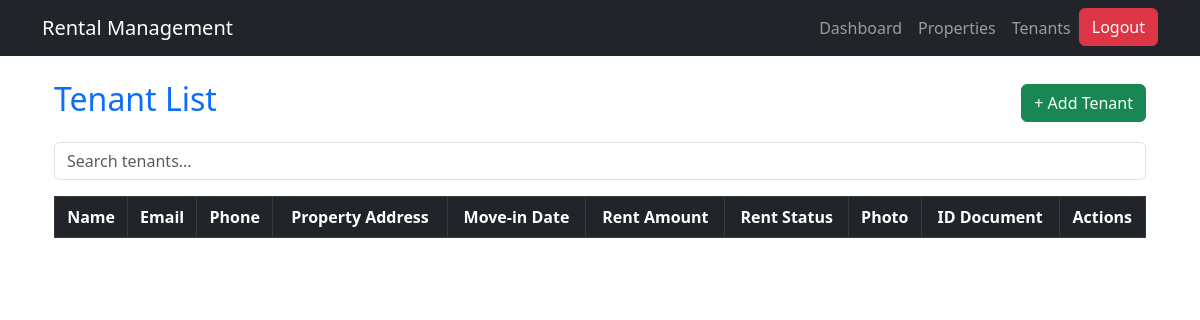
/tenant_list/ (signed in), run on an earlier commit of the app's database.
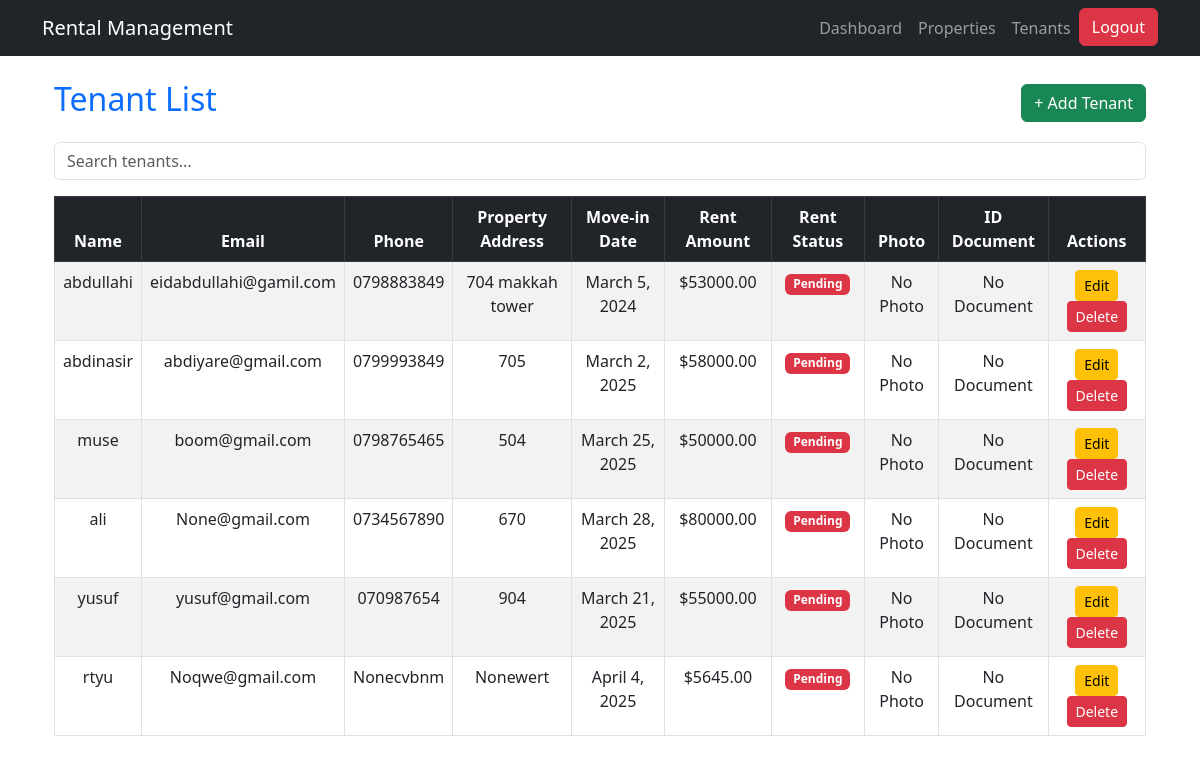
And on a later commit of the database.
### users/models.py (models this page shows, shortened)
class Tenant(models.Model):
    name = models.CharField(max_length=255)
    email = models.EmailField(unique=True)  # Ensuring email is unique
    phone = models.CharField(max_length=20)
    property_address = models.CharField(max_length=255)
    move_in_date = models.DateField()
    rent_amount = models.DecimalField(max_digits=10, decimal_places=2)
    photo = models.ImageField(upload_to='tenant_photos/', blank=True, null=True)  # ✅ Stores tenant photo
    id_document = models.FileField(upload_to='tenant_documents/', blank=True, null=True)  # ✅ Stores ID document

### users/views.py (the view)
# urls.py: path('tenant_list/', views.tenant_list, name='tenant_list'),
@login_required
def tenant_list(request):
    tenants = Tenant.objects.all()  # Fetch all tenants
    return render(request, 'users/tenant_list.html', {'tenants': tenants})

### users/templates/users/tenant_list.html (shortened to what this page needs)
{% extends "users/base.html" %}
{% block content %}
<div class="container-fluid">
    <div class="d-flex justify-content-between align-items-center mb-3">
        <h2 class="text-primary">Tenant List</h2>
        <a href="{% url 'add_tenant' %}" class="btn btn-success">+ Add Tenant</a>
    </div>
    <input type="text" id="tenantSearch" class="form-control mb-3" placeholder="Search tenants..." onkeyup="filterTable()">
    <div class="table-responsive">
        <table class="table table-striped table-bordered text-center">
            <thead class="table-dark">
                <tr>
                    <th>Name</th>
                    <th>Email</th>
                    <th>Phone</th>
                    <th>Property Address</th>
                    <th>Move-in Date</th>
                    <th>Rent Amount</th>
                    <th>Rent Status</th>
                    <th>Photo</th>
                    <th>ID Document</th>
                    <th>Actions</th>
                </tr>
            </thead>
            <tbody>
                {% for tenant in tenants %}
                <tr>
                    <td>{{ tenant.name }}</td>
                    <td>{{ tenant.email }}</td>
                    <td>{{ tenant.phone }}</td>
                    <td>{{ tenant.property_address }}</td>
                    <td>{{ tenant.move_in_date }}</td>
                    <td>${{ tenant.rent_amount }}</td>
                    <td>
                        {% if tenant.rent_amount_paid %}
                            <span class="badge bg-success">Paid</span>
                        {% else %}
                            <span class="badge bg-danger">Pending</span>
                        {% endif %}
                    </td>
                    <td>
                        {% if tenant.photo %}
                            <img src="{{ tenant.photo.url }}" alt="Tenant Photo" width="60" class="img-thumbnail">
                        {% else %}
                            No Photo
                        {% endif %}
                    </td>
                    <td>
                        {% if tenant.id_document %}
                            <a href="{{ tenant.id_document.url }}" target="_blank" class="btn btn-sm btn-info">Download</a>
                        {% else %}
                            No Document
                        {% endif %}
                    </td>
                    <td>
                        <a href="{% url 'edit_tenant' tenant.id %}" class="btn btn-sm btn-warning">Edit</a>
                        <form action="{% url 'delete_tenant' tenant.id %}" method="POST" style="display:inline;">
                            <button type="submit" class="btn btn-sm btn-danger" onclick="return confirm('Are you sure you want to delete this tenant?');">Delete</button>
                        </form>
                    </td>
                </tr>
                {% endfor %}
            </tbody>
        </table>
    </div>
</div>
{% endblock %}

What changed in the data, as far as the page shows it:
added Tenant: name "abdullahi", email "eidabdullahi@gamil.com", phone "0798883849", property_address "704 makkah tower", move_in_date "March 5, 2024", rent_amount "53000.00", shows "No Photo", shows "No Document"
added Tenant: name "abdinasir", email "abdiyare@gmail.com", phone "0799993849", property_address "705", move_in_date "March 2, 2025", rent_amount "58000.00", shows "No Photo", shows "No Document"
added Tenant: name "muse", email "boom@gmail.com", phone "0798765465", property_address "504", move_in_date "March 25, 2025", rent_amount "50000.00", shows "No Photo", shows "No Document"
added Tenant: name "ali", email "None@gmail.com", phone "0734567890", property_address "670", move_in_date "March 28, 2025", rent_amount "80000.00", shows "No Photo", shows "No Document"
added Tenant: name "yusuf", email "yusuf@gmail.com", phone "070987654", property_address "904", move_in_date "March 21, 2025", rent_amount "55000.00", photo "No Photo", id_document "No Document"
added Tenant: name "rtyu", email "Noqwe@gmail.com", phone "Nonecvbnm", property_address "Nonewert", move_in_date "April 4, 2025", rent_amount "5645.00", photo "No Photo", id_document "No Document"
